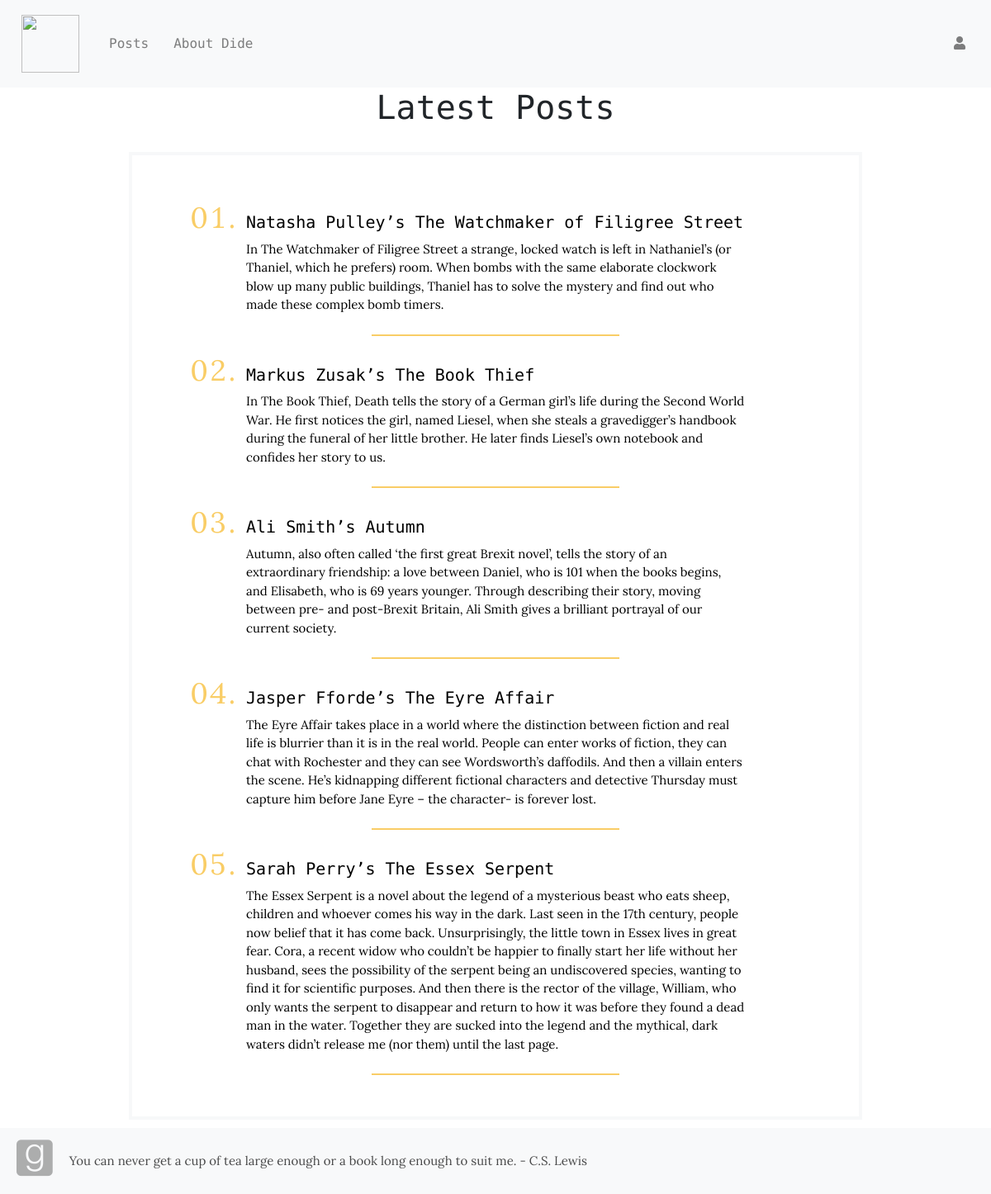
The page /blog/ on the database as committed earlier.
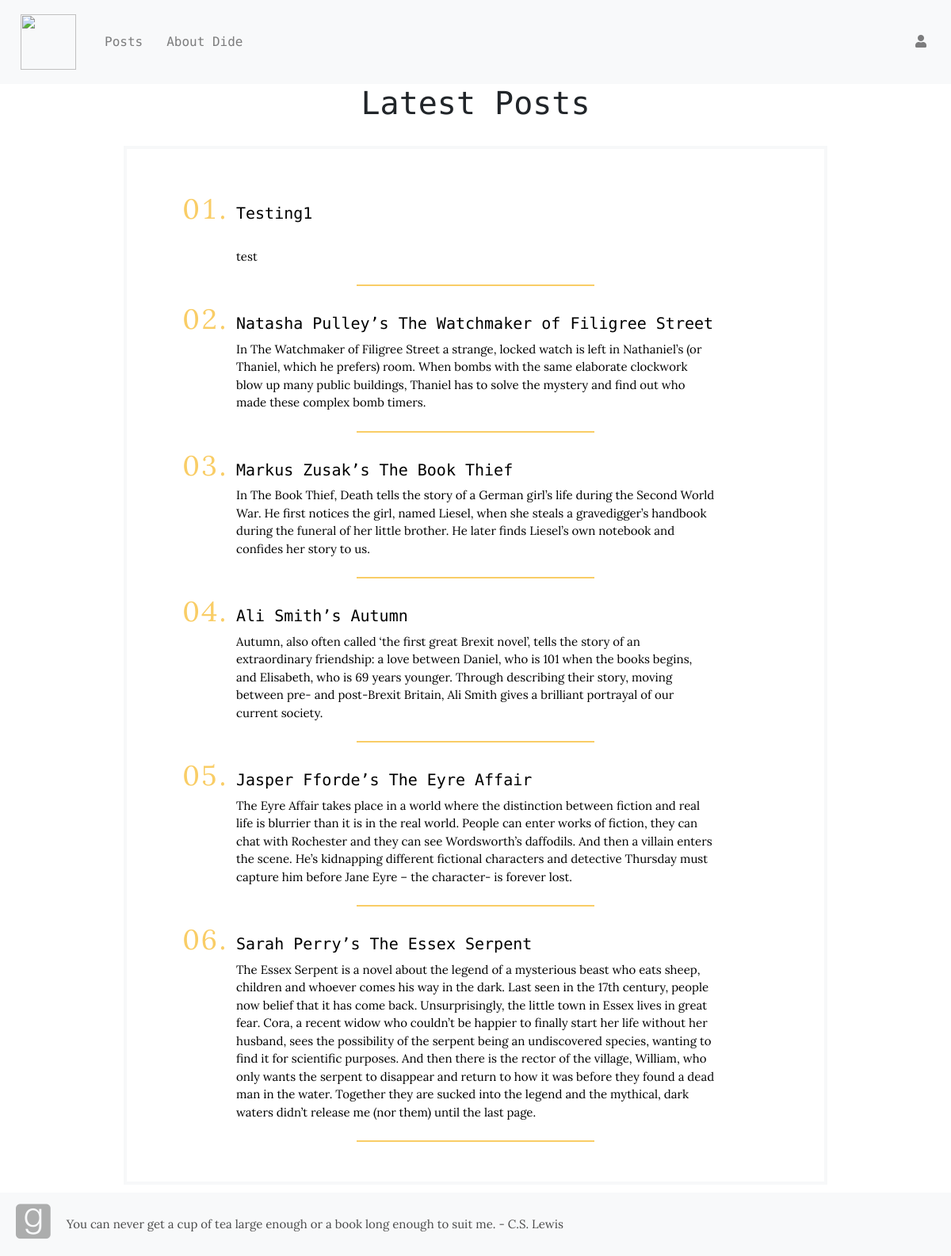
The same page on the database as committed later.
### book_app/models.py (models this page shows, shortened)
class Blog(models.Model):
  title = models.CharField(max_length=200, unique=True)
  intro = models.TextField()
  body = models.TextField()
  posted = models.DateField(db_index=True, auto_now_add=True)
  author = models.ForeignKey(
          get_user_model(),
          on_delete=models.CASCADE,
          default=1,
          )

### book_app/views.py (the view)
# urls.py: path('blog/',views.BlogListView.as_view(),name='blog_list'),
class BlogListView(ListView):
  model = Blog
  ordering = ['-posted']

### book_app/templates/book_app/blog_list.html
{% extends "book_app/base.html" %}
{% block body_block %}
<h1>Latest Posts</h1>
<div class="container-list">
  <ol id="blog-list">
{% for blog in blog_list %}
    <div class="blog-single">
      <li><a id="blog-title" href="{% url 'book_app:blog_detail' pk=blog.pk %}">{{ blog.title }}</a></li>
      <a id="blog-intro" href="{% url 'book_app:blog_detail' pk=blog.pk %}">{{ blog.intro }}</a>
    </div>
  <hr id="list-line">
{% endfor %}
  </ol>
</div>
{% endblock %}

Rows that differ between the two databases and show on the page:
added Blog: title "Testing1", intro "test"
